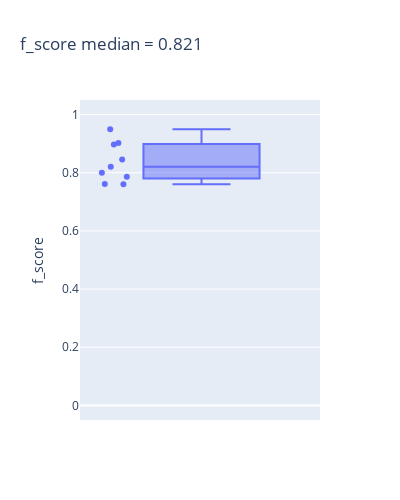

The notebook cell this image was saved under:
### Markdown cell above
##### 2.1.3 Plotting classification metrics

### Code cell
ns.pl.boxplot(main_results, 'f_score')

### Figure 1 — Plotly figure (JSON) as saved in the notebook; plotly's stock layout.template omitted (floating-point values rounded to 4 significant figures)
{"data": [{"alignmentgroup": "True", "boxpoints": "all", "hovertemplate": "<b>%{hovertext}</b><br><br>f_score=%{y}<extra></extra>", "hovertext": ["0", "1", "2", "3", "4", "5", "6", "7", "8"], "legendgroup": "", "marker": {"color": "#636efa"}, "name": "", "notched": false, "offsetgroup": "", "orientation": "v", "showlegend": false, "type": "box", "x0": " ", "xaxis": "x", "y": [0.8458, 0.9022, 0.8974, 0.8001, 0.7614, 0.7604, 0.9495, 0.8206, 0.7865], "y0": " ", "yaxis": "y"}], "layout": {"boxmode": "group", "height": 500, "legend": {"tracegroupgap": 0}, "title": {"text": "f_score median = 0.821"}, "width": 400, "xaxis": {"anchor": "y", "domain": [0, 1]}, "yaxis": {"anchor": "x", "domain": [0, 1], "range": [-0.05, 1.05], "title": {"text": "f_score"}}}}
